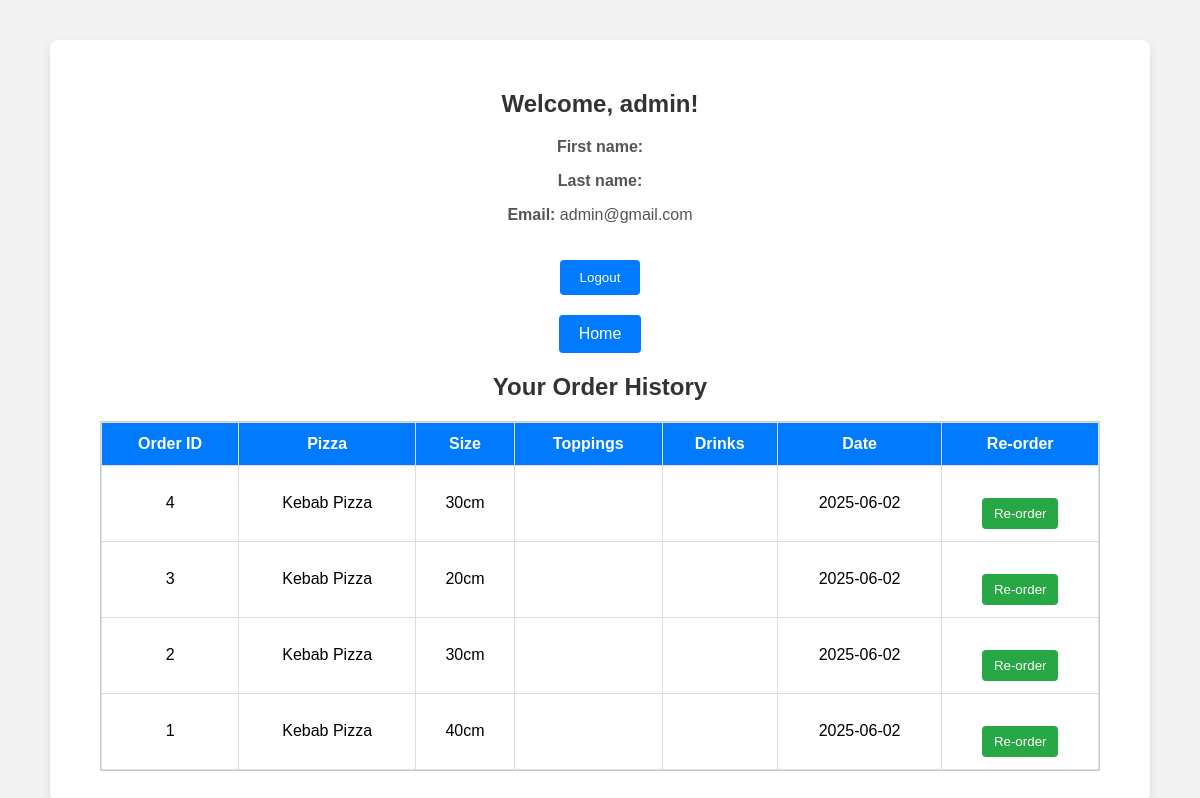
Screenshot of /menu/profile/ (signed in) with the database file from the repository.
### menu/models.py (models this page shows, shortened)
class Order(models.Model):
    user = models.ForeignKey(User, on_delete=models.CASCADE)
    pizza = models.ForeignKey(Pizza, on_delete=models.CASCADE)
    topping = models.ManyToManyField(Topping)
    drink = models.ManyToManyField(Drink, blank=True)
    size = models.ForeignKey(Size, on_delete=models.CASCADE)
    created_at = models.DateField(auto_now_add=True)

class Pizza(models.Model):
    name = models.CharField(max_length = 50)
    size = models.ForeignKey(Size, on_delete=models.CASCADE)
    price = models.DecimalField(max_digits=6, decimal_places=2)

class Size(models.Model):
    name = models.CharField(max_length=20) #small, med , large , extra large

### menu/views.py (the view)
# urls.py: path('profile/', views.profile_view, name='profile'),
@login_required
def profile_view(request):
    orders = Order.objects.filter(user=request.user).order_by('-created_at',"-id")
    return render(request, 'menu/profile.html', {'orders': orders})

### menu/templates/menu/profile.html (shortened to what this page needs)
<!DOCTYPE html>
<html lang="en">
<head>
</head>
<body>
  <div class="wrapper">
    <div class="profile-card">
      <h2>Welcome, {{ user.username }}!</h2>
      <p><strong>First name:</strong> {{ user.first_name }}</p>
      <p><strong>Last name:</strong> {{ user.last_name }}</p>
      <p><strong>Email:</strong> {{ user.email }}</p>
      <form method="post" action="{% url 'logout' %}">
        <button type="submit">Logout</button>
      </form>
      <a href="{% url 'landing' %}">Home</a>
      <h2>Your Order History</h2>
      {% if orders %}
      <div class="scroll-container">
        <table>
          <tr>
            <th>Order ID</th>
            <th>Pizza</th>
            <th>Size</th>
            <th>Toppings</th>
            <th>Drinks</th>
            <th>Date</th>
            <th>Re-order</th>
          </tr>
          {% for order in orders %}
          <tr>
            <td>{{ order.id }}</td>
            <td>{{ order.pizza.name }}</td>
            <td>{{ order.size.name }}</td>
            <td>
            </td>
            <td>
            </td>
            <td>{{ order.created_at|date:"Y-m-d" }}</td>
            <td>
              <form method="post" action="{% url 'reorder' %}">
                <button type="submit" class="reorder-btn">Re-order</button>
              </form>
            </td>
          </tr>
          {% endfor %}
        </table>
      </div>
      {% else %}
        <p>No orders yet.</p>
      {% endif %}
    </div>
  </div>
</body>
</html>

### menu/templates/menu/profile.html (style rules this page uses)
body { font-family: Arial, sans-serif; background-color: #f2f2f2; margin: 0; min-height: 100vh; display: flex; justify-content: center; }
.wrapper { display: flex; flex-direction: column; align-items: center; width: 100%; max-width: 1000px; padding: 40px 20px; }
.profile-card { background-color: white; padding: 30px 50px; border-radius: 8px; box-shadow: 0 4px 10px rgba(0, 0, 0, 0.1); text-align: center; width: 100%; }
h2 { color: #333; }
p { font-size: 16px; color: #555; }
a, button { display: inline-block; margin-top: 20px; padding: 10px 20px; background-color: #007bff; color: white; text-decoration: none; border: none; border-radius: 4px; cursor: pointer; }
table { border-collapse: collapse; width: 100%; }
th, td { border: 1px solid #ddd; padding: 12px; text-align: center; }
th { background-color: #007bff; color: white; }
.reorder-btn { background-color: #28a745; padding: 8px 12px; color: white; border: none; border-radius: 4px; cursor: pointer; }
.scroll-container { max-height: 400px; overflow-y: auto; margin-top: 20px; border: 1px solid #ccc; }

### rows the page displays
Order: id "4", pizza.name "Kebab Pizza", size.name "30cm", created_at "2025-06-02"
Order: id "3", pizza.name "Kebab Pizza", size.name "20cm", created_at "2025-06-02"
Order: id "2", pizza.name "Kebab Pizza", size.name "30cm", created_at "2025-06-02"
Order: id "1", pizza.name "Kebab Pizza", size.name "40cm", created_at "2025-06-02"

### other values shown
{{ user.username }} "admin"
{{ user.email }} "admin@gmail.com"
